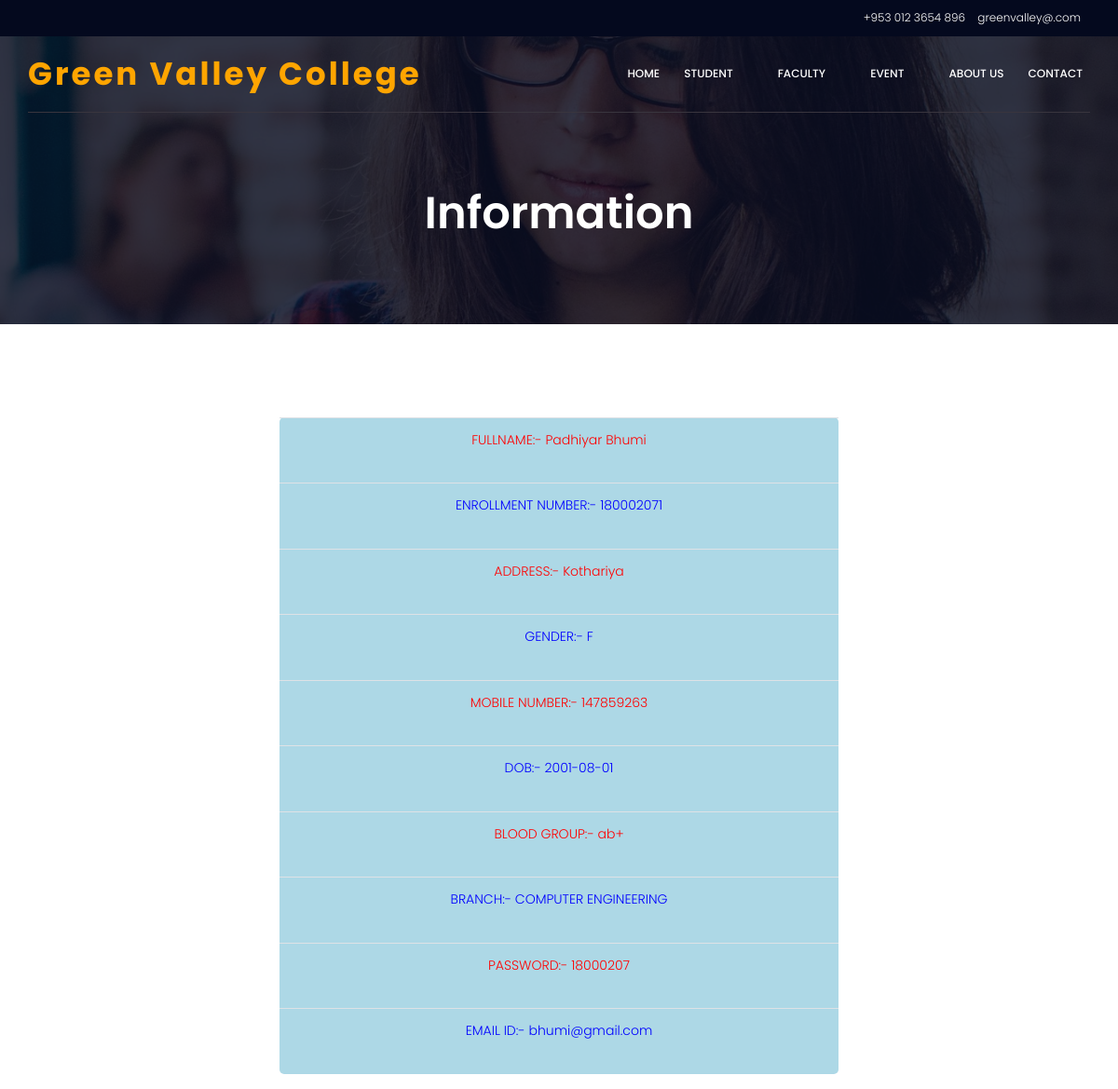
Screenshot of /education/information.php (signed in) with the database file from the repository.
### tables this page shows
CREATE TABLE `newuserlogin` (
  `RollNo` int(11) NOT NULL,
  `Fullname` varchar(100) NOT NULL,
  `Enroll_No` int(9) NOT NULL,
  `home_address` varchar(50) NOT NULL,
  `gender` varchar(1) NOT NULL,
  `mobilenumber` bigint(10) NOT NULL,
  `dob` date NOT NULL,
  `blood_group` varchar(3) NOT NULL,
  `branch` varchar(50) NOT NULL,
  `Password` varchar(10) NOT NULL,
  `email` varchar(20) NOT NULL
);

### education/information.php (the view, shortened to what this page needs)
<!DOCTYPE html>
	<html lang="zxx" class="no-js">
	<head>
			<link rel="stylesheet" href="css/linearicons.css">
			<link rel="stylesheet" href="css/font-awesome.min.css">
			<link rel="stylesheet" href="css/bootstrap.css">
			<link rel="stylesheet" href="css/magnific-popup.css">
			<link rel="stylesheet" href="css/nice-select.css">
			<link rel="stylesheet" href="css/animate.min.css">
			<link rel="stylesheet" href="css/owl.carousel.css">
			<link rel="stylesheet" href="css/jquery-ui.css">
			<link rel="stylesheet" href="css/main.css">
		</head>
		<body>
		  <header id="header" id="home">
	  		<div class="header-top">
	  			<div class="container">
			  		<div class="row">
			  			<div class="col-lg-6 col-sm-6 col-8 header-top-left no-padding">
			  				<ul>
								<li><a href="#"><i class="fa fa-facebook"></i></a></li>
								<li><a href="#"><i class="fa fa-twitter"></i></a></li>
								<li><a href="#"><i class="fa fa-dribbble"></i></a></li>
								<li><a href="#"><i class="fa fa-behance"></i></a></li>
			  				</ul>
			  			</div>
			  			<div class="col-lg-6 col-sm-6 col-4 header-top-right no-padding">
			  				<a href="tel:+953 012 3654 896"><span class="lnr lnr-phone-handset"></span> <span class="text">+953 012 3654 896</span></a>
			  				<a href="mailto:support@colorlib.com"><span class="lnr lnr-envelope"></span> <span class="text">greenvalley@.com</span></a>
			  			</div>
			  		</div>
	  			</div>
			</div>
		    <div class="container main-menu">
		    	<div class="row align-items-center justify-content-between d-flex">
			      <div id="logo">
			        <a href="index.html"><h1 style="color:orange;">Green Valley College</h1></a>
			      </div>
			      <nav id="nav-menu-container">
			        <ul class="nav-menu">
			          <li><a href="index.html">Home</a></li>
			          <li class="menu-has-children"><a href="">Student</a>
			          </li>
			          <li class="menu-has-children"><a href="">Faculty</a>
			          </li>
			          <li class="menu-has-children"><a href="">Event</a>
			          </li>
			          <li><a href="about.html">About us</a></li>
			          <li><a href="contact.html">contact</a></li>
			            </ul>
			      </nav>
		    	</div>
		    </div>
		  </header>
			<section class="banner-area relative about-banner" id="home">
				<div class="overlay overlay-bg"></div>
				<div class="container">
					<div class="row d-flex align-items-center justify-content-center">
						<div class="about-content col-lg-12">
							<h1 class="text-white">
								Information
							</h1>
						</div>
					</div>
				</div>
			</section>
			</body>
			</html>
			<?php
$servername = "localhost";
 $username = "root";
 $password = "";
 $dbname = "project";
 $conn = mysqli_connect($servername, $username, $password, $dbname);
$sql="SELECT * FROM newuserlogin WHERE Enroll_No=".$_SESSION['UserID'];
$result=mysqli_query($conn,$sql);
?>
<?php
	while($row = mysqli_fetch_assoc($result)) {
   ?>
			<table border="0" align="center" style=" background-color: lightblue" class="table">
            <tr>
				<td align="center" style="color:red">
					<?php echo  "FULLNAME:- " .  $row["Fullname"] . "<BR>" . "<BR>";?>
				</td>
			</tr>
			<tr>
				<td align="center" style="color:blue">
					<?php echo "ENROLLMENT NUMBER:- " . $row["Enroll_No"] . "<BR>" . "<BR>";?>
				</td>
			</tr>
			<tr>
				<td align="center" style="color:red">
				<?php echo  "ADDRESS:- " . $row["home_address"] . "<BR>" . "<BR>";?>
				</td>
			</tr>
			<tr>
				<td align="center" style="color:blue">
				<?php echo  "GENDER:- ". $row["gender"] . "<BR>" . "<BR>";?>
				</td>
			</tr>
			<tr>
				<td align="center" style="color:red">
				<?php echo "MOBILE NUMBER:- " . $row["mobilenumber"] . "<BR>" . "<BR>";?>
				</td>
			</tr>
			<tr>
				<td align="center" style="color:blue">
				<?php echo "DOB:- " . $row["dob"] . "<BR>" . "<BR>";?>
				</td>
			</tr>
			<tr>
				<td align="center" style="color:red">
				<?php echo "BLOOD GROUP:- " . $row["blood_group"] . "<BR>" . "<BR>";?>
				</td>
			</tr>
			<tr>
				<td align="center" style="color:blue">
				<?php echo "BRANCH:- " . $row["branch"] . "<BR>" . "<BR>";?>
			</td>
			</tr>
			<tr>
				<td align="center" style="color:red">
				<?php echo "PASSWORD:- " . $row["Password"] . "<BR>" . "<BR>";?>
				</td>
			</tr>
			<tr>
				<td align="center" style="color:blue">
				<?php echo "EMAIL ID:- " . $row["email"] . "<BR>" . "<BR>";?>
				</td>
			</tr>
	</table>
<?php
	}
 ?>
</body>
 </html>

### education/css/main.css (style rules this page uses)
body { color:#777;font-family:"Poppins",sans-serif;font-size:14px;font-weight:300;line-height:1.625em;position:relative }
ol,ul { margin:0;padding:0;list-style:none }
a { -webkit-transition:all 0.3s ease 0s;-moz-transition:all 0.3s ease 0s;-o-transition:all 0.3s ease 0s;transition:all 0.3s ease 0s }
a,a:focus,a:hover { text-decoration:none;outline:0 }
h1,h2,h3,h4,h5,h6 { font-family:"Poppins",sans-serif;color:#222;line-height:1.2em !important;margin-bottom:0;margin-top:0;font-weight:600 }
h1,.h1 { font-size:36px }
td,th { border-radius:0px }
.text-white { color:#fff }
.relative { position:relative }
.overlay { position:absolute;left:0;right:0;top:0;bottom:0 }
.no-padding { padding:0 }
h1 { font-size:36px }
h1,h2,h3,h4,h5,h6 { line-height:1.5em }
.header-top { background:#04091e;font-size:12px;padding:8px }
.header-top a { color:#fff }
.header-top ul li { display:inline-block;margin-left:15px }
.header-top .header-top-left { text-align:left }
.header-top .header-top-left i { -webkit-transition:all 0.3s ease 0s;-moz-transition:all 0.3s ease 0s;-o-transition:all 0.3s ease 0s;transition:all 0.3s ease 0s }
.header-top .header-top-left a { margin-right:10px }
.header-top .header-top-right { text-align:right }
.header-top .header-top-right a { margin-right:10px }
.main-menu { padding-bottom:20px;padding-top:20px;border-bottom:1px solid #39353e }
#header { position:fixed;left:0;top:0;right:0;transition:all 0.5s;z-index:997 }
#header #logo h1 { font-size:34px;margin:0;padding:0;line-height:1;font-weight:700;letter-spacing:3px }
.nav-menu,.nav-menu * { margin:0;padding:0;list-style:none }
.nav-menu li { position:relative;white-space:nowrap }
.nav-menu>li { float:left }
.sf-arrows .sf-with-ul { padding-right:30px }
.sf-arrows .sf-with-ul:after { content:"\f107";position:absolute;right:15px;font-family:FontAwesome;font-style:normal;font-weight:normal }
.nav-menu a { padding:0 8px 0px 8px;text-decoration:none;display:inline-block;color:#fff;font-weight:500;font-size:12px;text-transform:uppercase;outline:none }
.nav-menu>li { margin-left:10px }
#mobile-nav { position:fixed;top:0;padding-top:18px;bottom:0;z-index:998;background:rgba(0,0,0,0.8);left:-260px;width:260px;overflow-y:auto;transition:0.4s }
#mobile-nav ul { padding:0;margin:0;list-style:none }
#mobile-nav ul li { position:relative }
#mobile-nav ul li a { color:#fff;font-size:13px;text-transform:uppercase;overflow:hidden;padding:10px 22px 10px 15px;position:relative;text-decoration:none;width:100%;display:block;outline:none;font-weight:400 }
.banner-area { background:url(../img/banner-bg.jpg) right;background-size:cover }
.banner-area .overlay-bg { background-color:rgba(4,9,30,0.8) }
.about-banner { background:url(../img/top-banner.jpg) right no-repeat;background-size:cover }
.about-content { margin-top:110px;padding:90px 0px;text-align:center }
.about-content h1 { font-size:48px;font-weight:600 }

### education/information.php (style rules this page uses)
.table { border-radius: 5px; margin-top:100px; width:50%; }

### rows the page displays
newuserlogin: Fullname "Padhiyar Bhumi", Enroll_No "180002071", home_address "Kothariya", gender "F", mobilenumber "147859263", dob "2001-08-01", blood_group "ab+", branch "COMPUTER ENGINEERING", Password "18000207", email "bhumi@gmail.com"
